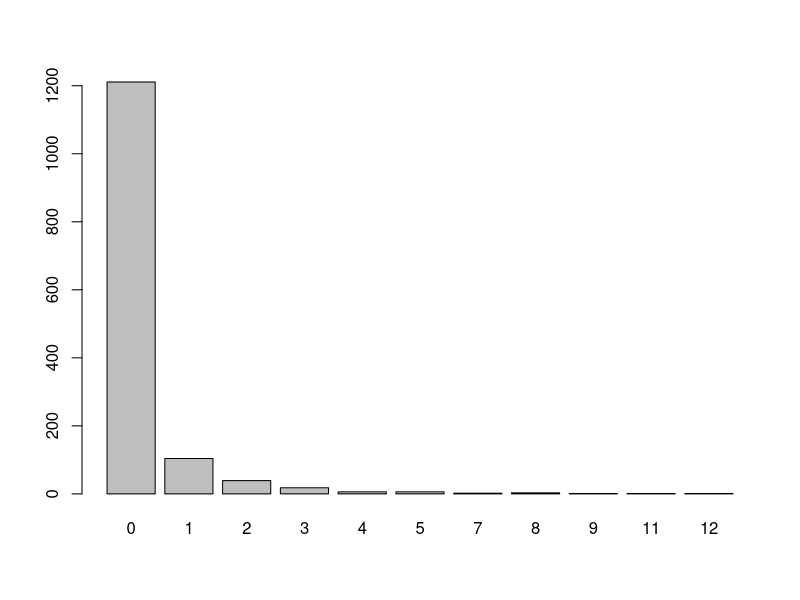
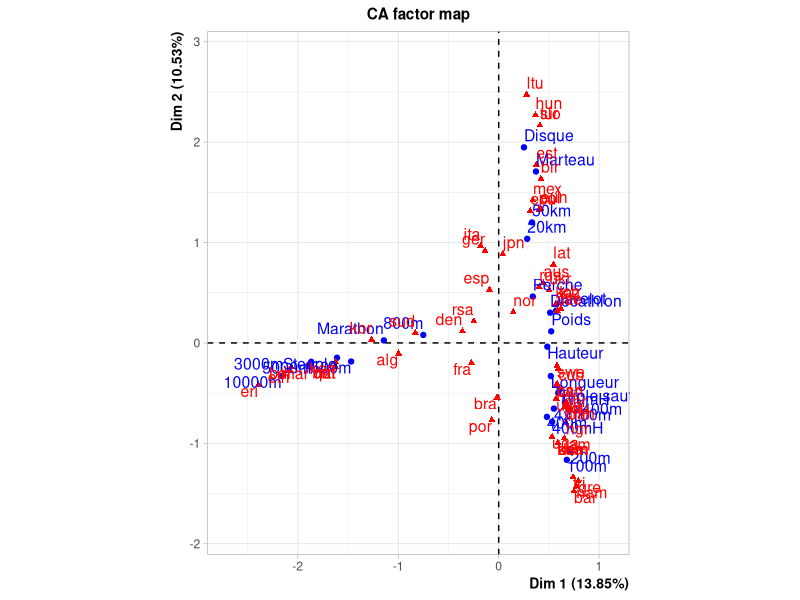
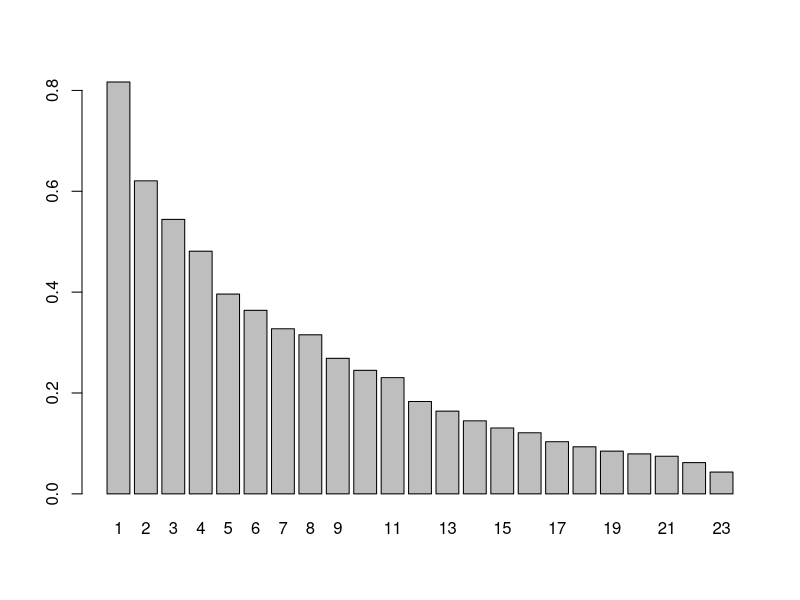
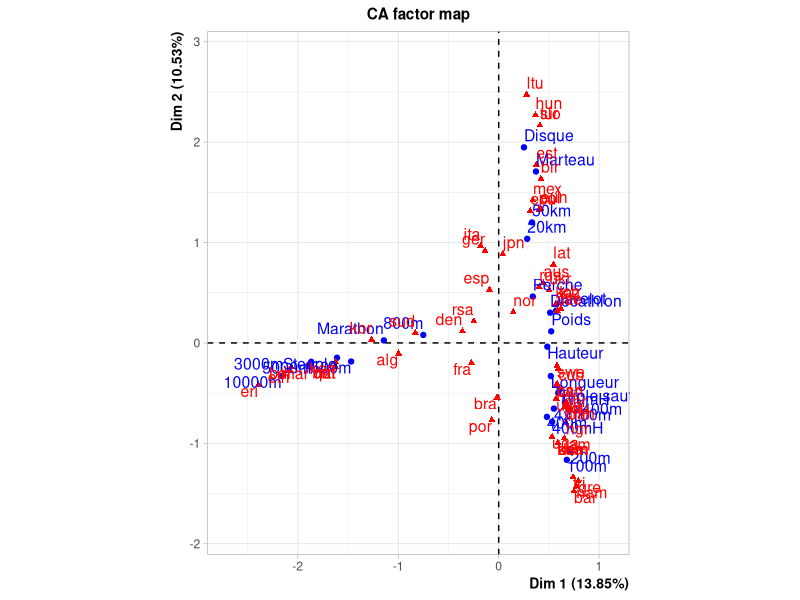
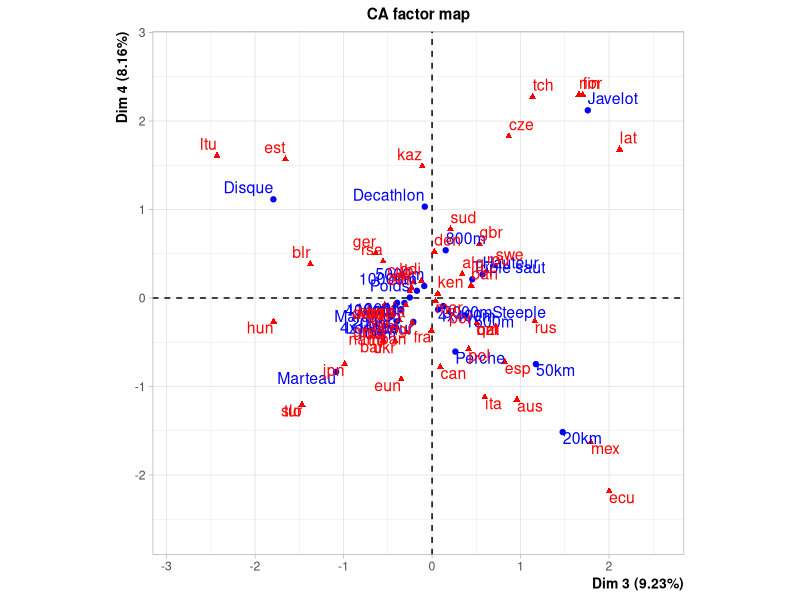
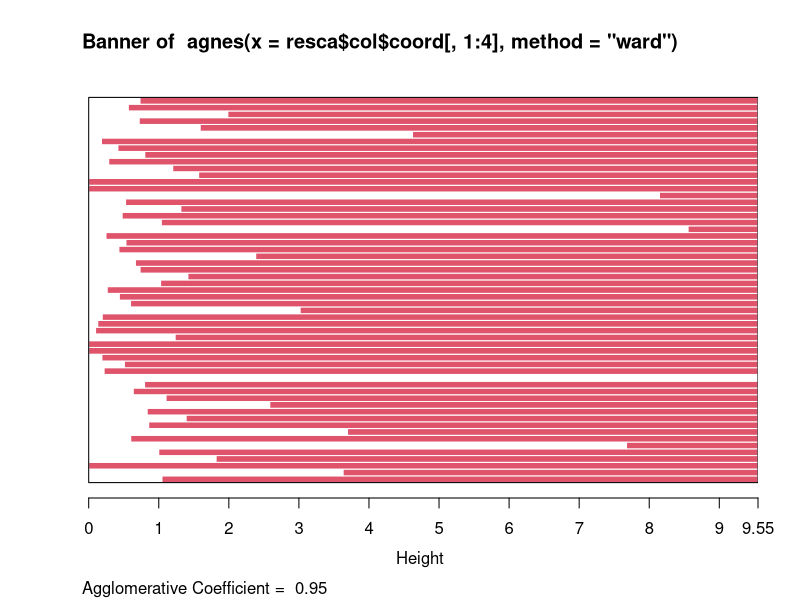
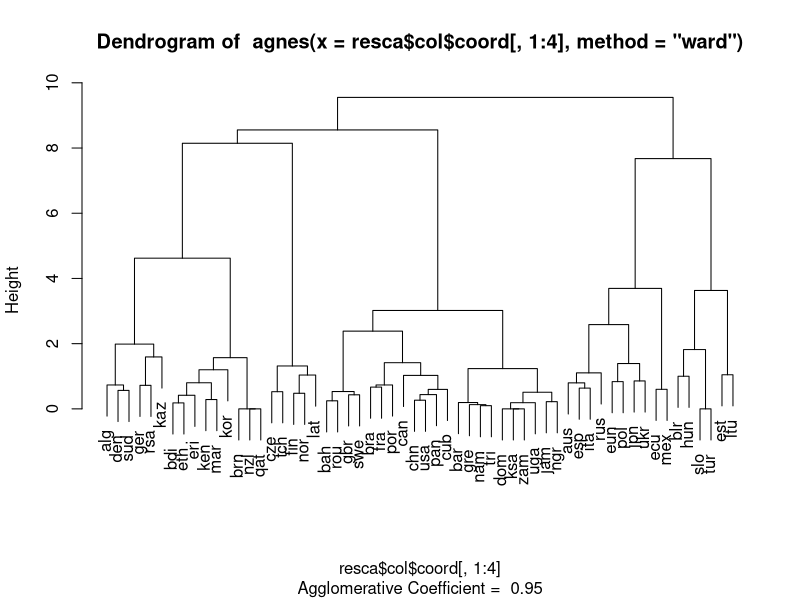
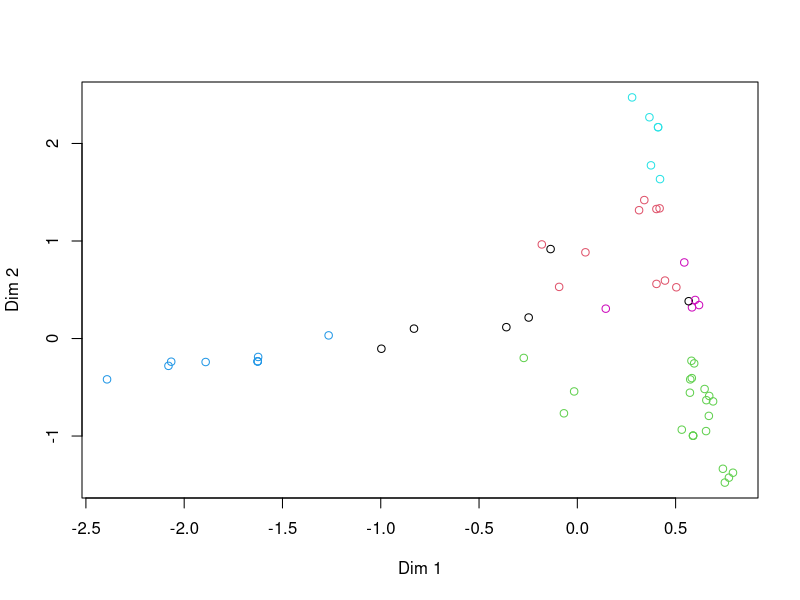

The R script that drew these images, in order:
# Title     : TODO
# Objective : TODO
# Created by: orgev
# Created on: 22/02/2021

library(FactoMineR)

jo <- data(JO)
# C'est un tableau de contingence
# Les pays sont les individus
# Les épreuves sont les variables

barplot(table(JO)) # 1211 cases ont 0 en valeur
rev(sort(apply(JO, 2, sum)))
# Le Kenya a remporté 12 médaille en 300 mettres haies

resca <- CA(JO)
round(resca$eig, 2) # 23 axes permettent de représenter tous les profils-lignes
# c'est normal car il y a 24 variables (min(24 - 1, 58 - 1))

barplot(resca$eig[, 1], names.arg = 1:23) # 100 / 23 = 4,34
# On prend les 9 premières variables car elles sont > 4.34%
# 24.38% d'inertie sont expliqués sur le premier plan factoriel

row <- round(resca$row$contrib, 2)
col <- round(resca$col$contrib, 2)
plot(resca, axes = 1:2)
# 10 000m, 5 000m, 3 000m haies. Les épreuves d'endurance influence plus l'axe 1
# Disque, Marteau. les épreuves de lancer

# Kenya, Ethiopie contribuent au premier axe (meilleur en endurance)
# Usa, Lituanie contribuent au second (meilleur en lancer)

# Japon, Portugal, Brésil (Disque, 20km)
# Afrique du sud, Corée du sud (Marathon, Hauteur)

plot(resca, axes = 3:4)
# Disque, javelot / Russie, Lituanie
# Javelot, 20km / Finlande, Tchéquie

# 4x400m, Decathlon / France, Danemark
# Poids, 400m / Chine, Ouganda

library(cluster)
resclassif <- agnes(resca$col$coord[, 1:4], method = "ward")
plot(resclassif) # On prend 6 classes

plot(resca$col$coord[, 1:2], col = cutree(resclassif, 6))

paysward <- cbind.data.frame(t(JO)[, 1:24], as.factor(cutree(resclassif, 6)))
colnames(paysward)[25] <- "Classward"
catdes(paysward, num.var = 25)
#               Eta2      P-value
# 20km     0.5813327 7.275277e-09
# Javelot  0.5440040 6.106744e-08
# 50km     0.4301754 1.447551e-05
# Disque   0.3753790 1.307870e-04
# Marteau  0.3704969 1.573138e-04
# 5000m    0.3168753 1.067953e-03
# 10000m   0.2603613 6.512512e-03
# 1500m    0.2601502 6.554103e-03
# Marathon 0.2535430 7.987575e-03
# 800m     0.2110035 2.669405e-02
